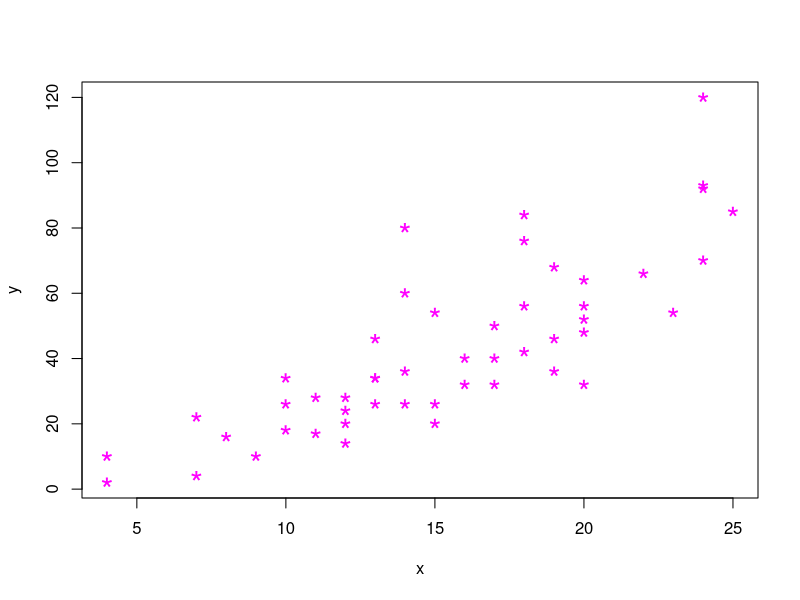
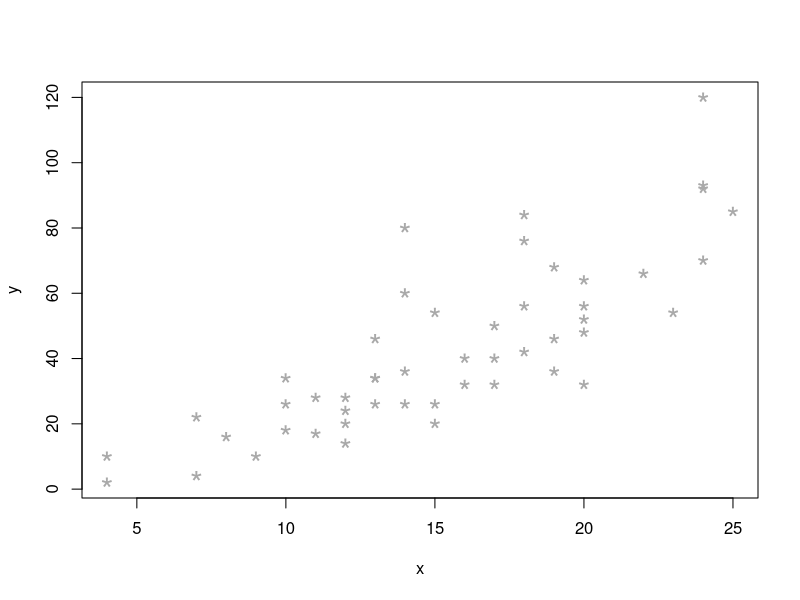
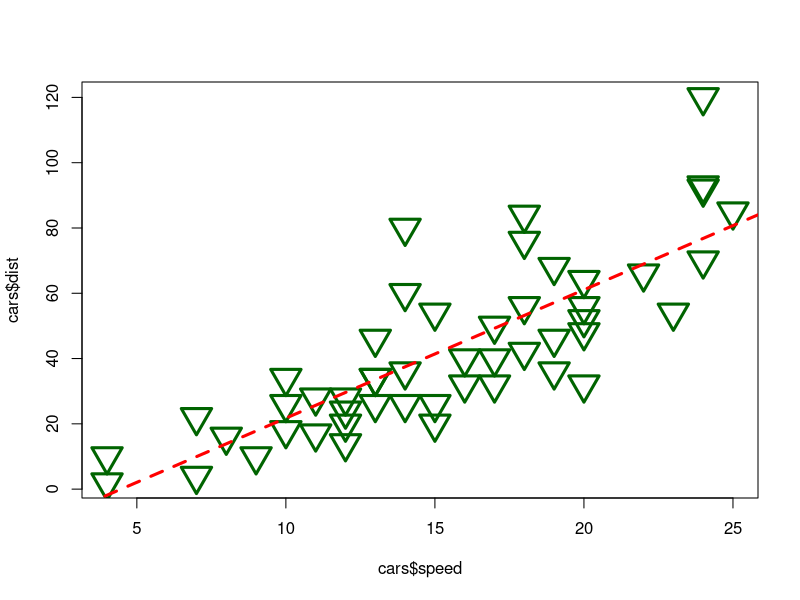
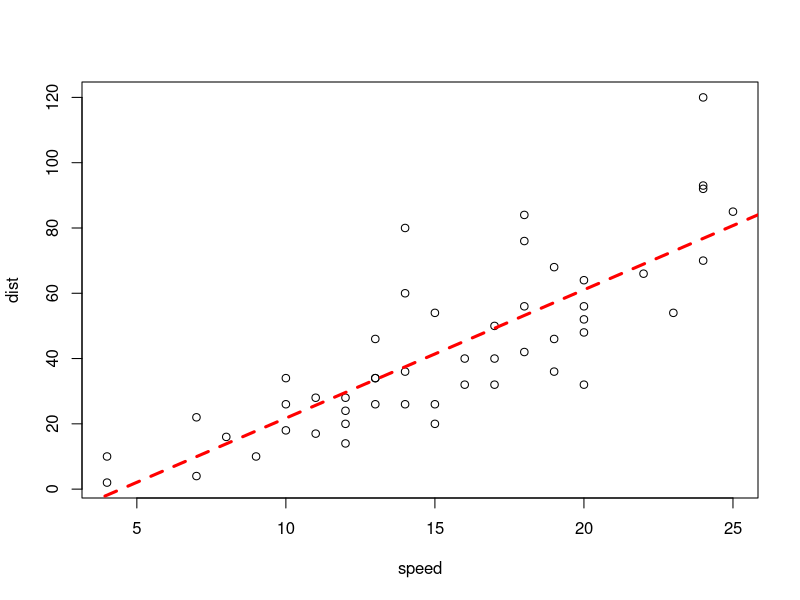
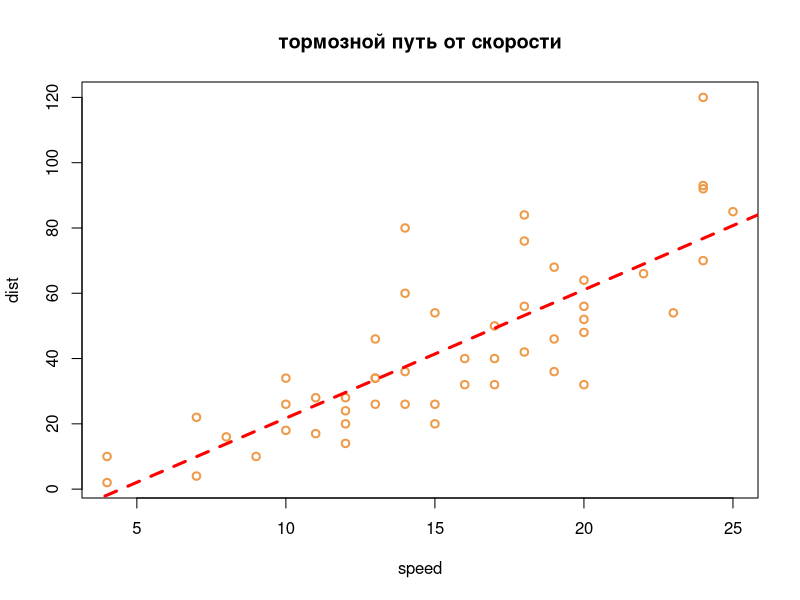

These charts were generated, in order, by the following R code:
## side effect  and local and global variables

glob_cnt=0

print_cnt_wrong <- function(increment=1) {
  print(glob_cnt)
  glob_cnt<-glob_cnt+increment # local  
  print(glob_cnt)
} 

print_cnt_wrong()
print_cnt_wrong()
print_cnt_wrong(20)
print_cnt_wrong()

print_cnt <- function(increment=1) {
  glob_cnt <<- glob_cnt+increment # global assignment  
  print(glob_cnt)
} 
glob_cnt=0
print_cnt()
print_cnt()
print_cnt(20)
print_cnt()

my_scatter_plot <- function(x,y,char_color="magenta") {
  plot(x,y,col=char_color,pch='*',lwd=1.5,cex=2)
}

my_scatter_plot(cars$speed,cars$dist)
my_scatter_plot(cars$speed,cars$dist,char_color = "dark grey")

## ... -- optional argumemts (передавать другой функции)

### Пример с фунцией базовой графики с с линейной линией тренда и доп параметрами
##  У фунцкии plot( x,y,... ) много доп. параметров
## см.  ?par   
## lwd -line width
## pch - point char см. ?points
## cex - char expasion (size)
## col - color
plot(cars$speed,cars$dist,col="dark green",pch=25,cex=3,lwd=3)
abline(lm(dist~speed,data = cars), col="red",lwd=3,lty=8)

my_plot_with_lm <- function(formula,df,...) {
  plot(formula,data=df,...)
  abline(lm(formula,data=df ), col="red",lwd=3,lty=8)
}
my_plot_with_lm(formula=dist~speed, df=cars)
plot.new()
my_plot_with_lm(formula=dist~speed, df=cars,col="tan2",lwd=2,main="тормозной путь от скорости")  
